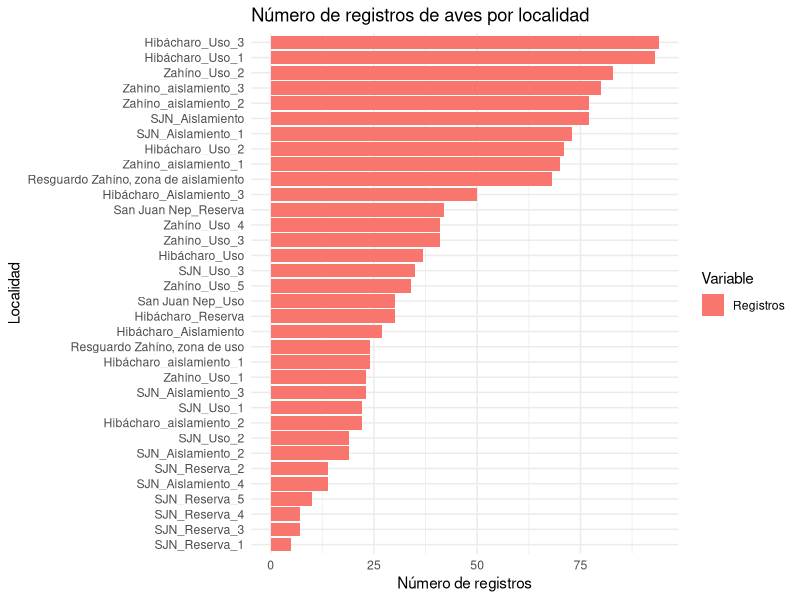
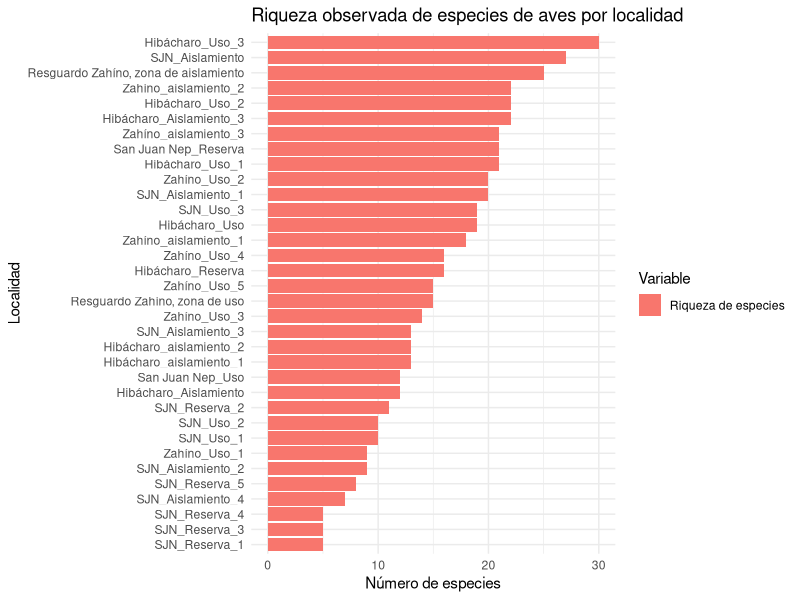
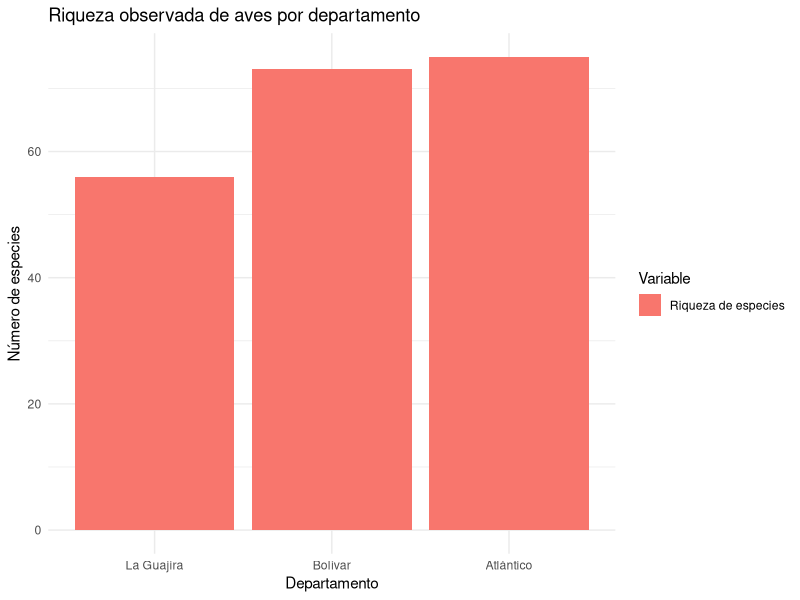

Generate these figures, in order, with R:
## ---- chunk 1
#| code-fold: true

library(tidyverse)

datos <- read_tsv("occurrence.txt")

datos_eda <- datos |>
  select(
    scientificName,
    order,
    stateProvince,
    locality,
    decimalLatitude,
    decimalLongitude
  )
## ---- chunk 2
#| code-fold: true

glimpse(datos_eda)

dim(datos_eda)

colSums(is.na(datos_eda))
## ---- chunk 3
#| label: resumen-general
#| code-fold: true

datos_eda |>
  summarise(
    n_registros = n(),
    n_especies = n_distinct(scientificName),
    n_localidades = n_distinct(locality),
    n_ordenes = n_distinct(order)
  )
## ---- chunk 4
#| label: registros-localidad
#| code-fold: true

registros_localidad <- datos_eda |>
  count(locality, sort = TRUE)
## ---- chunk 5
#| label: fig-registros-localidad
#| fig-cap: "Número de registros de aves por localidad."
#| code-fold: true

ggplot(
  registros_localidad,
  aes(
    x = reorder(locality, n),
    y = n,
    fill = "Registros"
  )
) +
  geom_col() +
  coord_flip() +
  labs(
    title = "Número de registros de aves por localidad",
    x = "Localidad",
    y = "Número de registros",
    fill = "Variable"
  ) +
  theme_minimal()
## ---- chunk 6
#| label: riqueza-localidad
#| code-fold: true

riqueza_localidad <- datos_eda |>
  group_by(locality) |>
  summarise(
    n_registros = n(),
    n_especies = n_distinct(scientificName)
  ) |>
  arrange(desc(n_especies))
## ---- chunk 7
#| label: fig-riqueza-localidad
#| fig-cap: "Riqueza observada de especies de aves por localidad."
#| code-fold: true

ggplot(
  riqueza_localidad,
  aes(
    x = reorder(locality, n_especies),
    y = n_especies,
    fill = "Riqueza de especies"
  )
) +
  geom_col() +
  coord_flip() +
  labs(
    title = "Riqueza observada de especies de aves por localidad",
    x = "Localidad",
    y = "Número de especies",
    fill = "Variable"
  ) +
  theme_minimal()
## ---- chunk 8
#| label: tabla-departamentos
#| tbl-cap: "Número de registros, especies y localidades por departamento."
#| code-fold: true

riqueza_departamento <- datos_eda |>
  group_by(stateProvince) |>
  summarise(
    n_registros = n(),
    n_especies = n_distinct(scientificName),
    n_localidades = n_distinct(locality)
  ) |>
  arrange(desc(n_especies))

knitr::kable(
  riqueza_departamento,
  caption = "Número de registros, especies y localidades por departamento."
)
## ---- chunk 9
#| label: fig-riqueza-departamento
#| fig-cap: "Riqueza observada de aves por departamento."
#| code-fold: true

ggplot(
  riqueza_departamento,
  aes(
    x = reorder(stateProvince, n_especies),
    y = n_especies,
    fill = "Riqueza de especies"
  )
) +
  geom_col() +
  labs(
    title = "Riqueza observada de aves por departamento",
    x = "Departamento",
    y = "Número de especies",
    fill = "Variable"
  ) +
  theme_minimal()
